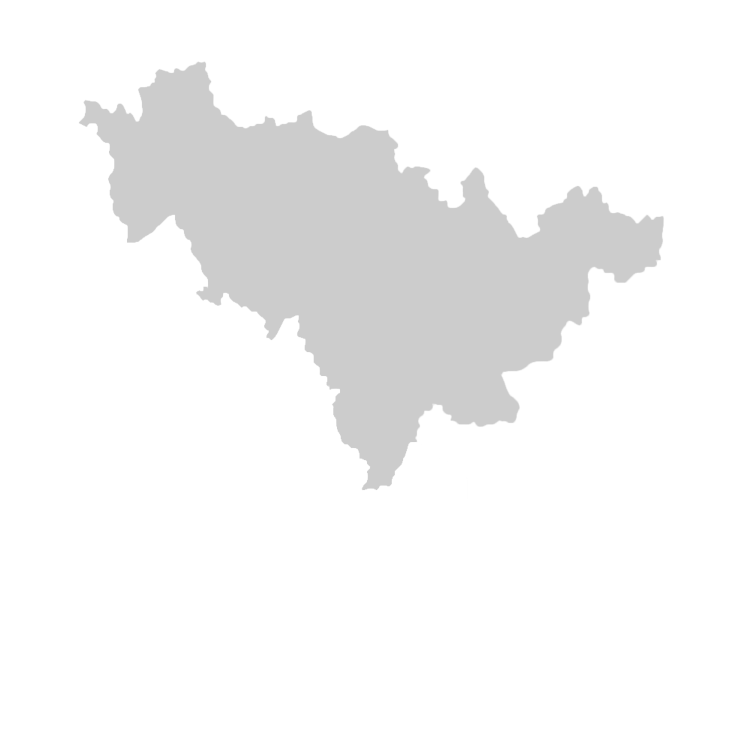
#> input picture pic_back.png, 3000 x 3000 px (shown at 1/4 size)
$ python jCactiDataAgain.py
#> lines starting #> are read from the running program, lines starting #| are printed output that depends on the picture
#coding:utf-8
# 用于更新ll_data_log.csv（数据库）文件后的重新生成cacti监控图
import matplotlib
import os
import datetime
import pandas
import paramiko
import matplotlib.pyplot as plt
from PIL import Image
from openpyxl import load_workbook


def drawing():
    x_lab = []
    ck_flow = []
    hl_flow = []
    idc_flow = []
    total_flow = []
    ck_per = []
    hl_per = []
    idc_per = []
    nwl_per = []
    all_user = []
    average_bandwidth = []
    the_all_data_log = pandas.read_csv('all_data_log.csv').iloc[-30:, :].reset_index(drop=True)
#> (reads all_data_log.csv from the repository)

    for i in range(the_all_data_log.shape[0]-1, -1, -1):
        x_lab.append(the_all_data_log.at[i, 'max_time'][5:].replace(' ', '\n'))
        ck_flow.append(the_all_data_log.at[i, 'ck_flow'])
        hl_flow.append(the_all_data_log.at[i, 'hl_flow'])
        idc_flow.append(the_all_data_log.at[i, 'idc_flow'])
        total_flow.append(the_all_data_log.at[i, 'total_flow'])
        ck_per.append(the_all_data_log.at[i, 'ck_per'])
        hl_per.append(the_all_data_log.at[i, 'hl_per'])
        idc_per.append(the_all_data_log.at[i, 'idc_per'])
        nwl_per.append(the_all_data_log.at[i, 'nwl_per'])
        all_user.append(the_all_data_log.at[i, 'all_user'])
        average_bandwidth.append(the_all_data_log.at[i, 'average_bandwidth'])

    plt.figure(figsize=(30, 30))
    ax1 = plt.subplot2grid((30, 10), (23, 0), rowspan=10, colspan=11)
    font_title = matplotlib.font_manager.FontProperties(fname=r'the_font.ttf', size=20)
    font_week = matplotlib.font_manager.FontProperties(fname=r'the_font.ttf', size=10)
    font_num = matplotlib.font_manager.FontProperties(fname=r'the_font.ttf', size=8)

    # ax1.set_xlabel("日       期", fontproperties = font_title)
    ax1.set_ylabel("流       量", fontproperties=font_title)
    ax1.set_title("流    量    统    计    图\n", fontproperties=font_title)
    ax1.set_ylim([0, max(total_flow) + 50])
    ax1.set_xticks([])

    legend_ck = ax1.bar(x_lab, ck_flow, color=['#FF7648'], align='center')
    legend_hl = ax1.bar(x_lab, hl_flow, color=['#8FD9F8'], bottom=ck_flow, align='center')
    legend_idc = ax1.bar(x_lab, idc_flow, color=['#DDEFBF'], bottom=hl_flow, align='center')
    ax1.set_xticks(range(0, 30))

    # ax1.spines['bottom'].set_color('r')
    ax1.spines['left'].set_position(('data', -1.5))
    ax1.spines['right'].set_color('none')
    ax1.spines['top'].set_color('none')

    for xx, yy, zz in zip(x_lab, ck_flow, ck_per):
        ax1.text(xx, 10, str(yy) + 'G\n' + str(zz) + '%', ha='center', fontsize=7)
    for xx, yy, zz in zip(x_lab, hl_flow, hl_per):
        ax1.text(xx, max(ck_flow)+5, str(yy) + 'G\n' + str(zz) + '%', ha='center', fontsize=7)
    for xx, yy, zz in zip(x_lab, idc_flow, idc_per):
        ax1.text(xx, max(ck_flow+hl_flow) + 5, str(yy) + 'G\n' + str(zz) + '%', ha='center', fontsize=7)
    for xx, yy, zz in zip(x_lab, nwl_per, total_flow):
        ax1.text(xx, max(total_flow)-60, '总流量\n' + str(zz) + 'G\n\n' + '内网率\n' + str(yy) + '%', ha='center',
                 fontproperties=font_num)
    for xx, yy, zz in zip(x_lab, all_user, average_bandwidth):
        ax1.text(xx, max(ck_flow+hl_flow)+260, '总用户数\n' + str(yy) + '\n'*4 +
                 '户均带宽\n' + str(zz) + '\nKbps/户', ha='center', fontproperties=font_num)
    for xx in x_lab:
        ax1.text(xx, -90, xx.split('\n')[0] + '\n' + xx.split('\n')[1][:5], ha='center', fontsize=9)

    week_dic = {'0': '日', '1': '一', '2': '二', '3': '三', '4': '四', '5': '五', '6': '六'}
    for xx in x_lab:
        the_num = datetime.datetime(year=2020,
                                month=int(xx.split('\n')[0].replace('-', ',').replace('/', ',').split(',')[0]),
                                day=int(xx.split('\n')[0].replace('-', ',').replace('/', ',').split(',')[1]))\
            .strftime('%w')
        ax1.text(xx, max(ck_flow+hl_flow)+120, week_dic[the_num], ha='center', fontproperties=font_week)

    ax2 = plt.subplot2grid((30, 10), (19, 0), colspan=1, rowspan=2)
    ax2.legend(handles=[legend_idc, legend_hl, legend_ck], labels=["I D C", "互联互通", "出    口"], loc=2, prop=font_title)
    ax2.axis('off')

    ax3 = ax1.twinx()
    ax3.spines['left'].set_color('none')
    ax3.spines['right'].set_position(('data', -1.5))
    ax3.spines['top'].set_color('none')
    ax3.plot(x_lab, nwl_per, color='r', linewidth=1)
    ax3.set_ylim([70, 98])
    ax3.set_xticks([])
    ax1.set_xticks([])

    plt.savefig('pic_data.png')
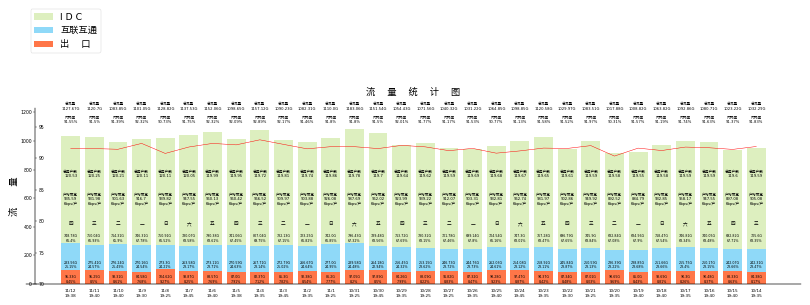
#> figure drawn by matplotlib, 2 panels


def mix_pic():
    the_pic_data = Image.open('pic_data.png').convert('RGBA')
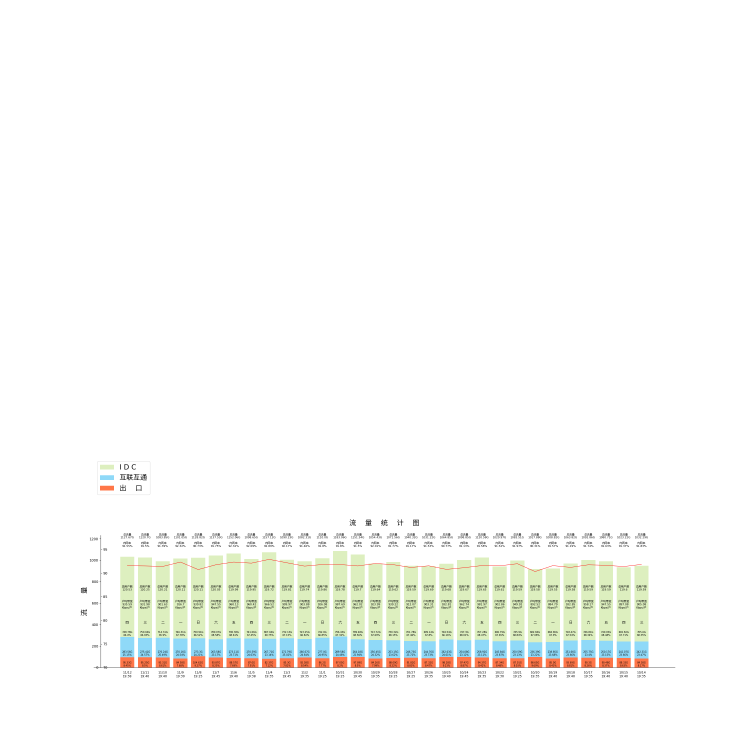
#> the_pic_data: PIL image 3000x3000 RGBA (shown at 1/4 size); mean R, G, B, A 249.9, 250.9, 248.3, 255
    the_pic_back = Image.open('pic_back.png').convert('RGBA')
#> the_pic_back is the input picture: PIL image 3000x3000 RGBA; mean R, G, B, A 38.7, 38.7, 38.7, 47.4
    the_pic_ok = Image.alpha_composite(the_pic_data, the_pic_back)
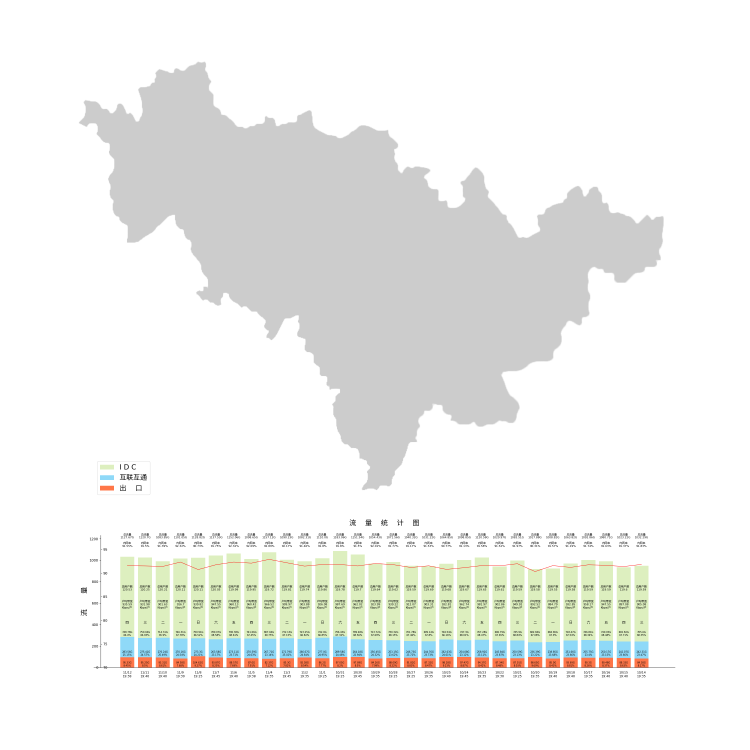
#> the_pic_ok: PIL image 3000x3000 RGBA (shown at 1/4 size); mean R, G, B, A 240.5, 241.4, 238.8, 255
    the_pic_ok.save('pic_ok.png')
    os.remove('pic_data.png')


def update_pic():
    ssh = paramiko.SSHClient()
    know_host = paramiko.AutoAddPolicy()
    ssh.set_missing_host_key_policy(know_host)
    ssh.connect(hostname='10.2.205.55', port=22, username='root', password='jsm@96633')
    the_cmd = r'wget "ftp://10.2.205.6/jay/pic_ok.png" --ftp-user=shiyan --ftp-password=123 ' \
              r'-O /var/www/html/plugins/weathermap/images/pic_ok.png'
    stdin, stdout, stderr = ssh.exec_command(the_cmd)
    ssh.close()


def update_excel(the_excel):
    the_data = pandas.read_csv('all_data_log.csv').iloc[-1:, :]
    the_data = the_data.values.tolist()[0]
    workbook = load_workbook(filename=the_excel)
    sheet = workbook.active
    cell_max_time = sheet['A1']
    cell_max_time.value = the_data[0][:4] + '年\n' + the_data[0][5:7] + '月\n' + the_data[0][8:10] + '日'
    cell_ck_flow = sheet['C3']
    cell_ck_flow.value = str(the_data[1]) + ' Gbps'
    cell_hl_flow = sheet['C4']
    cell_hl_flow.value = str(the_data[2]) + ' Gbps'
    cell_idc_flow = sheet['C5']
    cell_idc_flow.value = str(the_data[3]) + ' Gbps'
    cell_total_flow = sheet['C6']
    cell_total_flow.value = str(the_data[4]) + ' Gbps'
    cell_average_bandwidth = sheet['C7']
    cell_average_bandwidth.value = str(the_data[10]) + ' kbps'
    cell_ck_per = sheet['D3']
    cell_ck_per.value = str(the_data[5]) + ' %'
    cell_hl_per = sheet['D4']
    cell_hl_per.value = str(the_data[6]) + ' %'
    cell_idc_per = sheet['D5']
    cell_idc_per.value = str(the_data[7]) + ' %'
    cell_nwl_per = sheet['E7']
    cell_nwl_per.value = str(the_data[8]) + ' %'
    cell_all_user = sheet['E6']
    cell_all_user.value = str(the_data[9]) + ' 万'
    workbook.save(filename=the_excel)


if __name__ == '__main__':
    drawing()  # 1
    mix_pic()  # 2
    # 执行1和2后，rz上传pic_ok.png

    # update_pic()
    # 3 更新cacti监控图

    # update_excel('ok.xlsx')
    # 4 更新每晚值班报表
